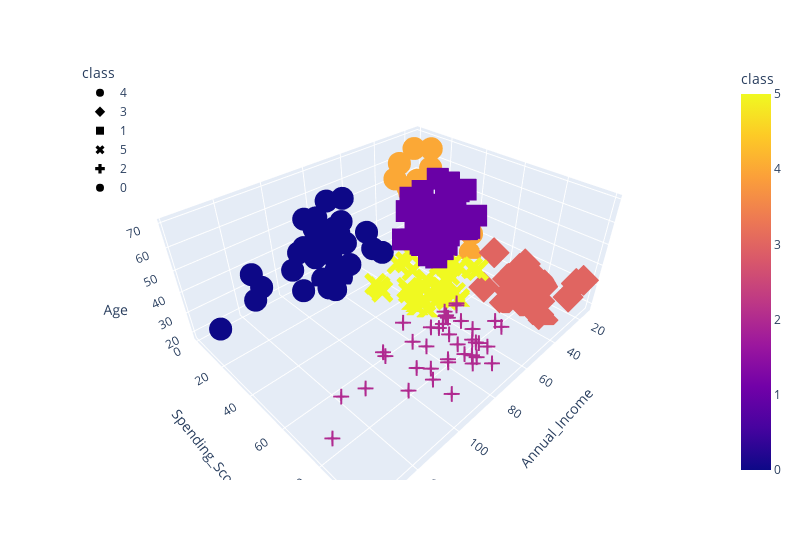

The cell this chart's notebook holds for it:
### Code cell
fig = px.scatter_3d(
	df_shopping,
    x="Annual_Income",
	y="Spending_Score",
	z="Age",
    color="class",
	symbol="class",
	width=800,
    )
fig.update_layout(legend=dict(x=0, y=1))
fig.show()

### Figure 1 — Plotly figure (JSON) as saved in the notebook; plotly's stock layout.template omitted (floating-point values rounded to 4 significant figures)
{"data": [{"hovertemplate": "class=%{marker.color}<br>Annual_Income=%{x}<br>Spending_Score=%{y}<br>Age=%{z}<extra></extra>", "legendgroup": "4", "marker": {"color": [4, 4, 4, 4, 4, 4, 4, 4, 4, 4, 4, 4, 4, 4, 4, 4, 4, 4, 4, 4, 4, 4], "coloraxis": "coloraxis", "symbol": "circle"}, "mode": "markers", "name": "4", "scene": "scene", "showlegend": true, "type": "scatter3d", "x": [15, 16, 17, 18, 19, 19, 20, 20, 21, 23, 24, 25, 28, 28, 29, 30, 33, 33, 34, 37, 39, 39], "y": [39, 6, 40, 6, 3, 14, 15, 13, 35, 29, 35, 5, 14, 32, 31, 4, 4, 14, 17, 26, 36, 28], "z": [19, 20, 31, 35, 64, 67, 58, 37, 35, 52, 35, 46, 54, 45, 40, 60, 53, 49, 42, 36, 48, 49]}, {"hovertemplate": "class=%{marker.color}<br>Annual_Income=%{x}<br>Spending_Score=%{y}<br>Age=%{z}<extra></extra>", "legendgroup": "3", "marker": {"color": [3, 3, 3, 3, 3, 3, 3, 3, 3, 3, 3, 3, 3, 3, 3, 3, 3, 3, 3, 3, 3, 3], "coloraxis": "coloraxis", "symbol": "diamond"}, "mode": "markers", "name": "3", "scene": "scene", "showlegend": true, "type": "scatter3d", "x": [15, 16, 17, 18, 19, 19, 20, 20, 21, 23, 24, 25, 28, 28, 29, 30, 33, 33, 34, 37, 38, 39], "y": [81, 77, 76, 94, 72, 99, 77, 79, 66, 98, 73, 73, 82, 61, 87, 73, 92, 81, 73, 75, 92, 65], "z": [21, 23, 22, 23, 30, 35, 24, 22, 20, 35, 25, 31, 29, 35, 23, 21, 18, 21, 30, 20, 24, 24]}, {"hovertemplate": "class=%{marker.color}<br>Annual_Income=%{x}<br>Spending_Score=%{y}<br>Age=%{z}<extra></extra>", "legendgroup": "1", "marker": {"color": [1, 1, 1, 1, 1, 1, 1, 1, 1, 1, 1, 1, 1, 1, 1, 1, 1, 1, 1, 1, 1, 1, 1, 1, 1, 1, 1, 1, 1, 1, 1, 1, 1, 1, 1, 1, 1, 1, 1, 1, 1, 1, 1, 1], "coloraxis": "coloraxis", "symbol": "square"}, "mode": "markers", "name": "1", "scene": "scene", "showlegend": true, "type": "scatter3d", "x": [38, 40, 42, 43, 43, 43, 44, 44, 46, 46, 47, 47, 48, 48, 48, 49, 49, 50, 50, 54, 54, 54, 54, 54, 54, 54, 57, 58, 59, 60, 60, 61, 62, 62, 62, 63, 63, 63, 63, 63, 65, 65, 67, 67], "y": [35, 55, 52, 60, 45, 41, 50, 46, 46, 56, 52, 59, 51, 50, 48, 55, 42, 49, 56, 47, 53, 42, 51, 41, 44, 46, 58, 46, 55, 49, 47, 42, 48, 59, 56, 50, 46, 43, 48, 52, 43, 59, 43, 57], "z": [65, 50, 49, 59, 50, 47, 51, 69, 53, 70, 67, 54, 63, 43, 68, 70, 47, 60, 60, 59, 45, 49, 57, 67, 46, 48, 55, 50, 68, 48, 47, 48, 49, 67, 49, 66, 54, 68, 66, 65, 63, 49, 51, 50]}, {"hovertemplate": "class=%{marker.color}<br>Annual_Income=%{x}<br>Spending_Score=%{y}<br>Age=%{z}<extra></extra>", "legendgroup": "5", "marker": {"color": [5, 5, 5, 5, 5, 5, 5, 5, 5, 5, 5, 5, 5, 5, 5, 5, 5, 5, 5, 5, 5, 5, 5, 5, 5, 5, 5, 5, 5, 5, 5, 5, 5, 5, 5, 5, 5, 5], "coloraxis": "coloraxis", "symbol": "x"}, "mode": "markers", "name": "5", "scene": "scene", "showlegend": true, "type": "scatter3d", "x": [39, 40, 40, 40, 42, 43, 46, 46, 48, 48, 48, 54, 54, 54, 54, 54, 57, 58, 59, 60, 60, 60, 60, 61, 62, 62, 62, 63, 64, 64, 65, 65, 67, 67, 69, 70, 72, 76], "y": [61, 47, 42, 42, 60, 54, 51, 55, 59, 59, 47, 54, 48, 52, 55, 57, 55, 60, 41, 40, 42, 52, 50, 49, 41, 55, 42, 54, 42, 46, 48, 50, 56, 40, 58, 29, 34, 40], "z": [31, 27, 29, 31, 33, 31, 27, 19, 18, 19, 32, 26, 40, 23, 38, 21, 22, 34, 18, 40, 32, 24, 27, 20, 23, 26, 21, 19, 38, 19, 18, 19, 27, 38, 40, 23, 25, 28]}, {"hovertemplate": "class=%{marker.color}<br>Annual_Income=%{x}<br>Spending_Score=%{y}<br>Age=%{z}<extra></extra>", "legendgroup": "2", "marker": {"color": [2, 2, 2, 2, 2, 2, 2, 2, 2, 2, 2, 2, 2, 2, 2, 2, 2, 2, 2, 2, 2, 2, 2, 2, 2, 2, 2, 2, 2, 2, 2, 2, 2, 2, 2, 2, 2, 2, 2], "coloraxis": "coloraxis", "symbol": "cross"}, "mode": "markers", "name": "2", "scene": "scene", "showlegend": true, "type": "scatter3d", "x": [69, 70, 71, 71, 71, 72, 73, 73, 74, 75, 76, 77, 77, 78, 78, 78, 78, 78, 78, 79, 81, 85, 86, 87, 87, 87, 88, 88, 93, 97, 98, 99, 101, 103, 103, 113, 120, 126, 137], "y": [91, 77, 95, 75, 75, 71, 88, 73, 72, 93, 87, 97, 74, 90, 88, 76, 89, 78, 73, 83, 93, 75, 95, 63, 75, 92, 86, 69, 90, 86, 88, 97, 68, 85, 69, 91, 79, 74, 83], "z": [39, 31, 40, 38, 39, 31, 29, 32, 35, 32, 32, 28, 32, 34, 39, 38, 27, 30, 30, 29, 31, 36, 33, 32, 28, 36, 30, 27, 35, 32, 29, 30, 28, 36, 32, 38, 35, 32, 30]}, {"hovertemplate": "class=%{marker.color}<br>Annual_Income=%{x}<br>Spending_Score=%{y}<br>Age=%{z}<extra></extra>", "legendgroup": "0", "marker": {"color": [0, 0, 0, 0, 0, 0, 0, 0, 0, 0, 0, 0, 0, 0, 0, 0, 0, 0, 0, 0, 0, 0, 0, 0, 0, 0, 0, 0, 0, 0, 0, 0, 0, 0, 0], "coloraxis": "coloraxis", "symbol": "circle"}, "mode": "markers", "name": "0", "scene": "scene", "showlegend": true, "type": "scatter3d", "x": [71, 71, 71, 73, 73, 74, 75, 77, 77, 78, 78, 78, 78, 78, 78, 79, 81, 85, 86, 87, 87, 87, 88, 88, 93, 97, 98, 99, 101, 103, 103, 113, 120, 126, 137], "y": [35, 11, 9, 5, 7, 10, 5, 12, 36, 22, 17, 20, 16, 1, 1, 35, 5, 26, 20, 27, 13, 10, 13, 15, 14, 32, 15, 39, 24, 17, 23, 8, 16, 28, 18], "z": [43, 59, 47, 20, 44, 19, 57, 25, 48, 34, 43, 44, 47, 37, 34, 56, 19, 50, 42, 36, 40, 36, 52, 58, 59, 37, 46, 41, 54, 41, 34, 33, 47, 45, 32]}], "layout": {"coloraxis": {"colorbar": {"title": {"text": "class"}}, "colorscale": [[0, "#0d0887"], [0.1111, "#46039f"], [0.2222, "#7201a8"], [0.3333, "#9c179e"], [0.4444, "#bd3786"], [0.5556, "#d8576b"], [0.6667, "#ed7953"], [0.7778, "#fb9f3a"], [0.8889, "#fdca26"], [1, "#f0f921"]]}, "legend": {"title": {"text": "class"}, "tracegroupgap": 0, "x": 0, "y": 1}, "margin": {"t": 60}, "scene": {"domain": {"x": [0, 1], "y": [0, 1]}, "xaxis": {"title": {"text": "Annual_Income"}}, "yaxis": {"title": {"text": "Spending_Score"}}, "zaxis": {"title": {"text": "Age"}}}, "width": 800}}
